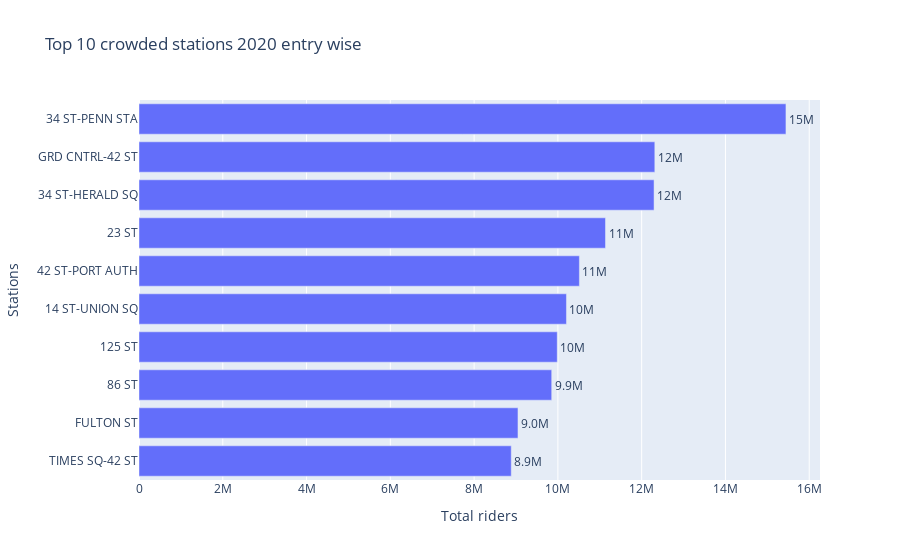

The cell this chart's notebook holds for it:
### Code cell
import plotly.graph_objects as go


data = df[df['year']==2020].groupby('STATION')['entry_diff'].sum().sort_values(ascending=False)[:10]
x=data.index
y=data.values

#uncomment to use pre-processed data
#import pandas as pd
#data= pd.read_csv('top10entry.csv')
#x=data['STATION']
#y=data['entry_diff']

fig = go.Figure(data=[go.Bar(
            x=y[::-1], y=x[::-1],
            text=y[::-1],
            orientation='h'
        )])

fig.update_traces(texttemplate='%{text:.2s}', textposition='outside')
fig.update_layout(uniformtext_minsize=8, uniformtext_mode='hide', 
                  xaxis_title='Total riders', yaxis_title='Stations', title='Top 10 crowded stations 2020 entry wise')

fig.show()

### Figure 1 — Plotly figure (JSON) as saved in the notebook; plotly's stock layout.template omitted (floating-point values rounded to 4 significant figures)
{"data": [{"orientation": "h", "text": [8886678, 9047391, 9852279, 9985128, 10204859, 10513468, 11136718, 12295793, 12314276, 15444632], "textposition": "outside", "texttemplate": "%{text:.2s}", "type": "bar", "x": [8886678, 9047391, 9852279, 9985128, 10204859, 10513468, 11136718, 12295793, 12314276, 15444632], "y": ["TIMES SQ-42 ST", "FULTON ST", "86 ST", "125 ST", "14 ST-UNION SQ", "42 ST-PORT AUTH", "23 ST", "34 ST-HERALD SQ", "GRD CNTRL-42 ST", "34 ST-PENN STA"]}], "layout": {"title": {"text": "Top 10 crowded stations 2020 entry wise"}, "uniformtext": {"minsize": 8, "mode": "hide"}, "xaxis": {"tickangle": 0, "title": {"text": "Total riders"}}, "yaxis": {"title": {"text": "Stations"}}}}
